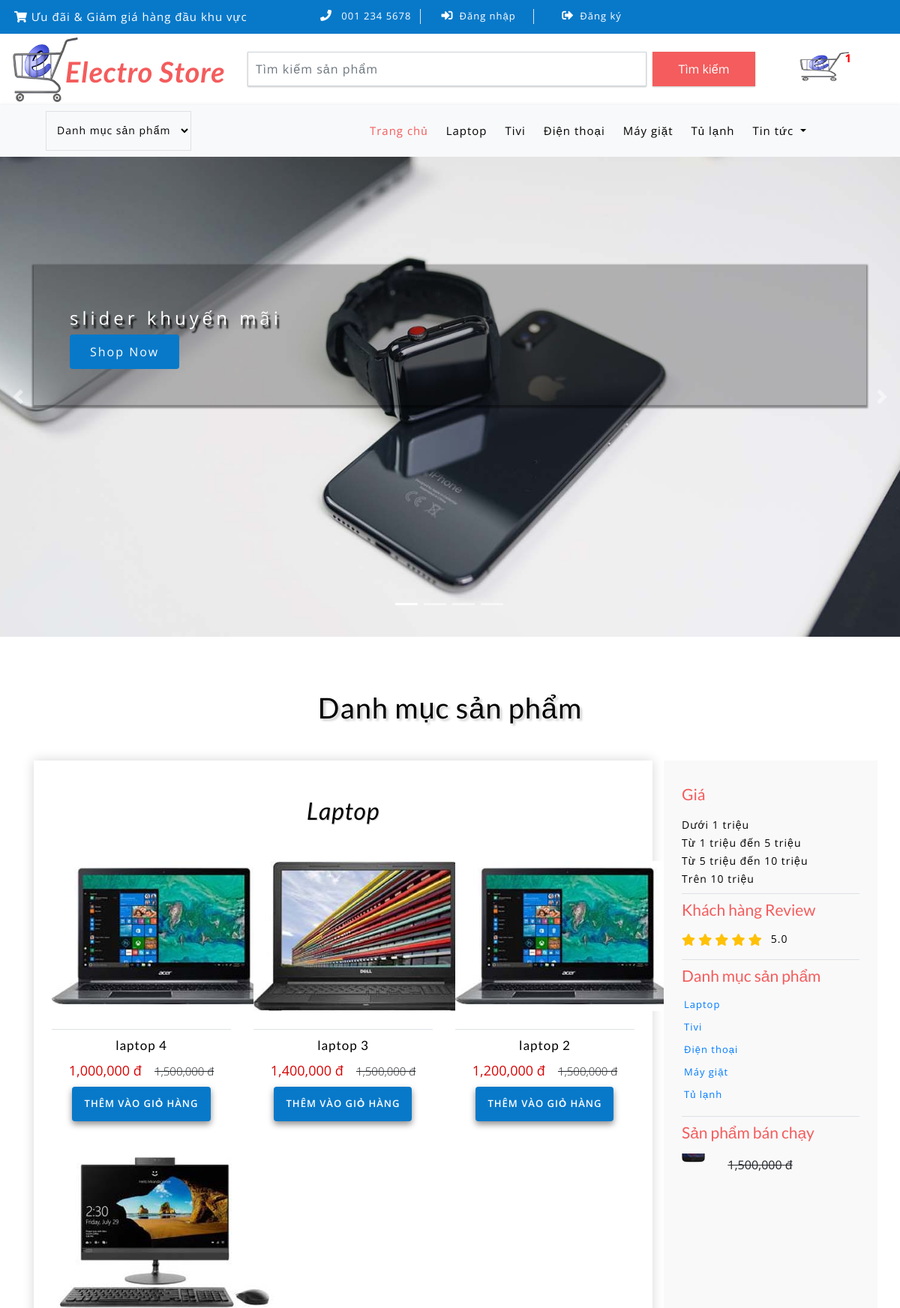
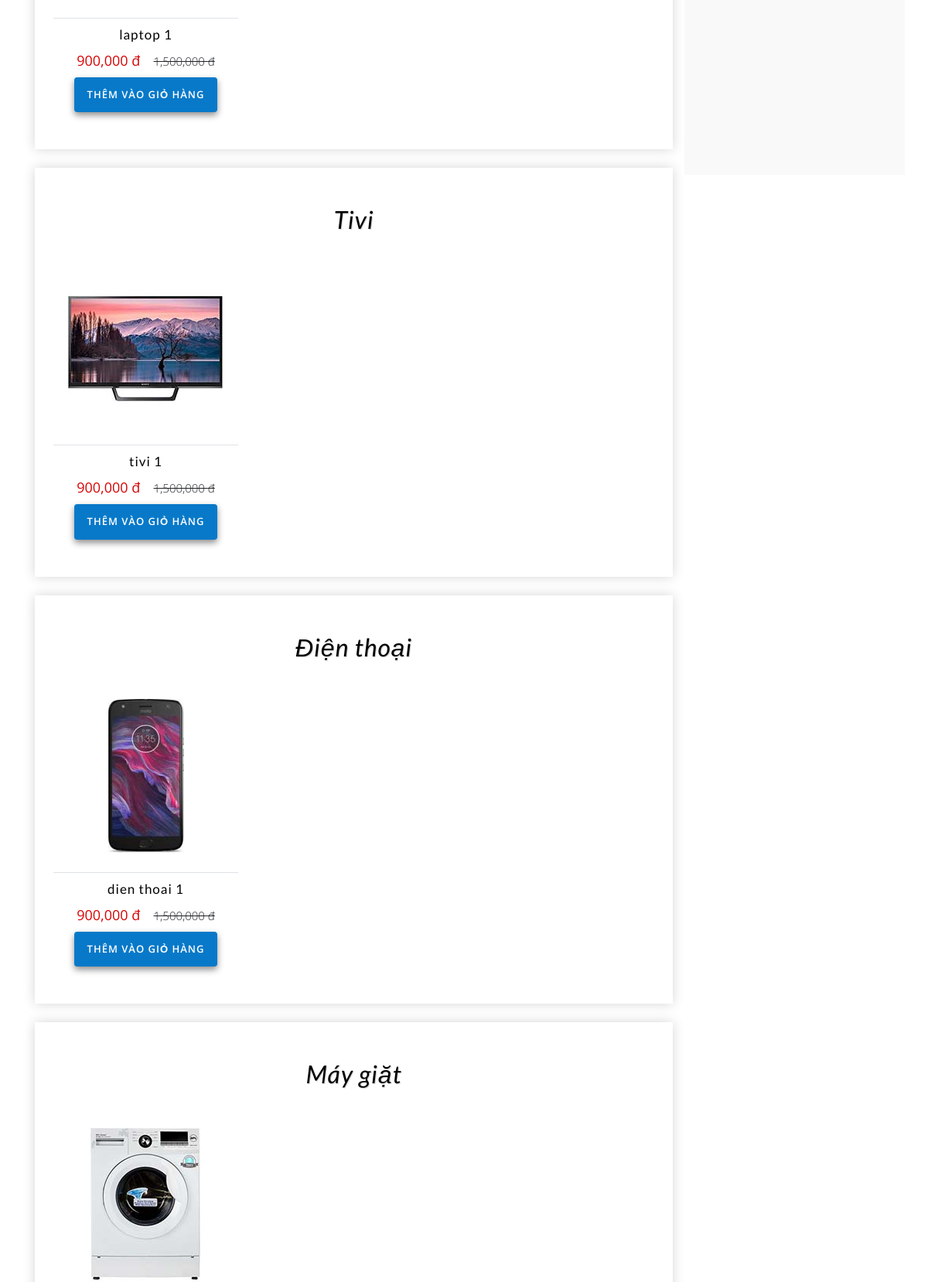
The page / (upper part) on the database its author committed (2 pictures, top to bottom).
### tables this page shows
CREATE TABLE `tbl_category` (
  `category_id` int(11) NOT NULL,
  `category_name` varchar(50) NOT NULL
);

CREATE TABLE `tbl_slider` (
  `slider_id` int(11) NOT NULL,
  `slider_image` varchar(100) NOT NULL,
  `slider_caption` text NOT NULL,
  `slider_active` int(11) NOT NULL DEFAULT 1
);

CREATE TABLE `tbl_product` (
  `product_id` int(11) NOT NULL,
  `category_id` int(11) NOT NULL,
  `product_detail_image_slider_id` int(11) NOT NULL,
  `product_name` varchar(255) NOT NULL,
  `product_short_description` text NOT NULL,
  `product_full_description` text NOT NULL,
  `product_price` varchar(100) NOT NULL,
  `product_sale_price` varchar(100) NOT NULL,
  `product_active` int(11) NOT NULL,
  `product_hot` int(11) NOT NULL,
  `product_quantity` int(11) NOT NULL,
  `product_image` varchar(50) NOT NULL
);

### include/home.php (the view, shortened to what this page needs)
<div class="ads-grid py-sm-5 py-4">
	<div class="container py-xl-4 py-lg-2">
		<h3 class="tittle-w3l text-center mb-lg-5 mb-sm-4 mb-3">Danh mục sản phẩm</h3>
		<div class="row">
			<div class="agileinfo-ads-display col-lg-9">
				<div class="wrapper">
					<?php
						$sql_category_home = mysqli_query($con , "SELECT * FROM tbl_category ORDER BY category_id DESC");
						while ($row_category_home = mysqli_fetch_array($sql_category_home)) {
							$id_category   = $row_category_home['category_id'];
					?>
					<div class="product-sec1 px-sm-4 px-3 py-sm-5  py-3 mb-4">
						<h3 class="heading-tittle text-center font-italic"><?php echo $row_category_home['category_name']; ?></h3>
						<div class="row">
							<?php
								$sql_product = mysqli_query($con , "SELECT * FROM tbl_product ORDER BY product_id DESC");
								while ($row_product = mysqli_fetch_array($sql_product)) {
									if ($row_product['category_id'] == $id_category) {
							?>
							<div class="col-md-4 product-men mt-5">
								<div class="men-pro-item simpleCart_shelfItem">
									<div class="men-thumb-item text-center">
										<img src="images/<?php echo $row_product['product_image']; ?>" alt="">
									</div>
									<div class="item-info-product text-center border-top mt-4">
										<h4 class="pt-1">
											<a href="?quanly=chitietsp&id=<?php echo $row_product['product_id']; ?>"><?php echo $row_product['product_name']; ?></a>
										</h4>
										<div class="info-product-price my-2">
											<span class="item_price"><?php echo number_format($row_product['product_sale_price']).' đ'; ?></span>
											<del><?php echo number_format($row_product['product_price']).' đ'; ?></del>
										</div>
										<div class="snipcart-details top_brand_home_details item_add single-item hvr-outline-out">
											<form action="?quanly=giohang" method="post">
												<fieldset>
													<input type="submit" name="themgiohang" value="Thêm vào giỏ hàng" class="button" />
												</fieldset>
											</form>
										</div>
									</div>
								</div>
							</div>
							<?php
									}
								}
							?>
						</div>
					</div>
					<?php
						}
					?>
				</div>
			</div>
			<div class="col-lg-3 mt-lg-0 mt-4 p-lg-0">
				<div class="side-bar p-sm-4 p-3">
					<div class="range border-bottom py-2">
						<h3 class="agileits-sear-head mb-3">Giá</h3>
						<div class="w3l-range">
							<ul>
								<li>
									<a href="index.php?quanly=gia&mingia=0&maxgia=1000000">Dưới 1 triệu</a>
								</li>
								<li>
									<a href="index.php?quanly=gia&mingia=1000000&maxgia=5000000">Từ 1 triệu đến 5 triệu</a>
								</li>
								<li>
									<a href="index.php?quanly=gia&mingia=5000000&maxgia=10000000">Từ 5 triệu đến 10 triệu</a>
								</li>
								<li>
									<a href="index.php?quanly=gia&mingia=10000000&maxgia=100000000">Trên 10 triệu</a>
								</li>
							</ul>
						</div>
					</div>
					<div class="customer-rev border-bottom left-side py-2">
						<h3 class="agileits-sear-head mb-3">Khách hàng Review</h3>
						<ul>
							<li>
								<a href="#">
									<i class="fas fa-star"></i>
									<i class="fas fa-star"></i>
									<i class="fas fa-star"></i>
									<i class="fas fa-star"></i>
									<i class="fas fa-star"></i>
									<span>5.0</span>
								</a>
							</li>
						</ul>
					</div>
					<div class="left-side border-bottom py-2">
						<h3 class="agileits-sear-head mb-3">Danh mục sản phẩm</h3>
						<ul>
							<?php
								$sql_category_sidebar = mysqli_query($con , "SELECT * FROM tbl_category ORDER BY category_id DESC");
								while ($row_category_sidebar = mysqli_fetch_array($sql_category_sidebar)) {
							?>
							<li>
								<span class="span">
									<a href="index.php?quanly=danhmuc&id=<?php echo $row_category_sidebar['category_id']; ?>"><?php echo $row_category_sidebar['category_name']; ?></a>
								</span>
							</li>
							<?php
								}
							?>
						</ul>
					</div>
					<div class="f-grid py-2">
						<h3 class="agileits-sear-head mb-3">Sản phẩm bán chạy</h3>
						<div class="box-scroll">
							<div class="scroll">
								<?php
									$sql_product_sidebar = mysqli_query($con , "SELECT * FROM tbl_product WHERE product_hot='1' ORDER BY product_id DESC");
									while ($row_product_sidebar = mysqli_fetch_array($sql_product_sidebar)) {
								?>
								<div class="row">
									<div class="col-lg-3 col-sm-2 col-3 left-mar">
										<img src="images/<?php echo $row_product_sidebar['product_image']; ?> " alt="" class="img-fluid">
									</div>
									<div class="col-lg-9 col-sm-10 col-9 w3_mvd">
										<a href="" class="price-mar mt-2"><?php echo number_format($row_product_sidebar['product_sale_price']).' đ'; ?></a>
										<del><?php echo number_format($row_product_sidebar['product_price']).' đ'; ?></del>
									</div>
								</div>
								<?php
									}
								?>
							</div>
						</div>
					</div>
				</div>
			</div>
		</div>
	</div>
</div>

### include/menu.php (shortened to what this page needs)
<div class="navbar-inner">
	<div class="container">
		<nav class="navbar navbar-expand-lg navbar-light bg-light">
			<div class="agileits-navi_search">
				<form action="#" method="post">
					<select id="agileinfo-nav_search" name="agileinfo_search" class="border" onchange="gosort(this.value);" required="">
						<option value="">Danh mục sản phẩm</option>
					</select>
				</form>
			</div>
			<div class="collapse navbar-collapse" id="navbarSupportedContent">
				<ul class="navbar-nav ml-auto text-center mr-xl-5">
					<li class="nav-item active mr-lg-2 mb-lg-0 mb-2">
						<a class="nav-link" href="index.php">Trang chủ
						</a>
					</li>
					<?php
						$sql_category_danhmuc   = 'SELECT * FROM tbl_category ORDER BY category_id DESC';
						$fetch_category_danhmuc = mysqli_query($con , $sql_category_danhmuc);
						while ($row_category_danhmuc = mysqli_fetch_array($fetch_category_danhmuc)) {
							echo 	'<li class="nav-item  mr-lg-2 mb-lg-0 mb-2">
										<a class="nav-link " href="?quanly=danhmuc&id='.$row_category_danhmuc['category_id'].'" role="button" aria-haspopup="true" aria-expanded="false">
											'.$row_category_danhmuc['category_name'].'
										</a>
									</li>';
						}
					?>
					<li class="nav-item dropdown mr-lg-2 mb-lg-0 mb-2">
						<a class="nav-link dropdown-toggle" href="#" role="button" data-toggle="dropdown" aria-haspopup="true" aria-expanded="false">
							Tin tức
						</a>
					</li>
				</ul>
			</div>
		</nav>
	</div>
</div>

### include/slider.php (shortened to what this page needs)
<div id="carouselExampleIndicators" class="carousel slide" data-ride="carousel">
	<ol class="carousel-indicators">
		<li data-target="#carouselExampleIndicators" data-slide-to="0" class="active"></li>
		<li data-target="#carouselExampleIndicators" data-slide-to="1"></li>
		<li data-target="#carouselExampleIndicators" data-slide-to="2"></li>
		<li data-target="#carouselExampleIndicators" data-slide-to="3"></li>
	</ol>
	<div class="carousel-inner">
		<?php
			$sql_slider = mysqli_query($con , "SELECT * FROM tbl_slider WHERE slider_active='1' ORDER BY slider_id");
			while ($row_slider = mysqli_fetch_array($sql_slider)) {
				echo 	'<div class="carousel-item item1 active">
							<div class="container">
								<div class="w3l-space-banner">
									<div class="carousel-caption p-lg-5 p-sm-4 p-3">
										<p>'.$row_slider['slider_caption'].'</p>
										<a class="button2" href="product.html">Shop Now </a>
									</div>
								</div>
							</div>
						</div>';
			}
		?>
	</div>
	<a class="carousel-control-prev" href="#carouselExampleIndicators" role="button" data-slide="prev">
		<span class="carousel-control-prev-icon" aria-hidden="true"></span>
	</a>
	<a class="carousel-control-next" href="#carouselExampleIndicators" role="button" data-slide="next">
		<span class="carousel-control-next-icon" aria-hidden="true"></span>
	</a>
</div>

### css/style.css (style rules this page uses)
html, body { margin: 0; font-size: 100%; background: #fff; font-family: 'Open Sans', sans-serif; }
body a { text-decoration: none; transition: 0.5s all; -webkit-transition: 0.5s all; -moz-transition: 0.5s all; -o-transition: 0.5s all; -ms-transition: 0.5s all; }
a { transition: 0.5s all; -webkit-transition: 0.5s all; -moz-transition: 0.5s all; -o-transition: 0.5s all; -ms-transition: 0.5s all; }
input[type="button"], input[type="submit"] { transition: 0.5s all; -webkit-transition: 0.5s all; -moz-transition: 0.5s all; -o-transition: 0.5s all; -ms-transition: 0.5s all; }
h1, h2, h3, h4, h5, h6 { margin: 0; font-family: 'Lato', sans-serif; }
p { margin: 0; letter-spacing: 1px; font-size: 15px; line-height: 1.9; color: #999; font-family: 'Open Sans', sans-serif; }
ul { margin: 0; padding: 0; }
.navbar-inner { background: #f8f9fa; box-shadow: 0px 2px 6px 1px rgba(0, 0, 0, 0.13); }
.navbar-light .navbar-nav .nav-link { letter-spacing: 1px; font-size: 15px; color: #000; }
.navbar-light .navbar-nav .show>.nav-link, .navbar-light .navbar-nav .active>.nav-link, .navbar-light .navbar-nav .nav-link.show, .navbar-light .navbar-nav .nav-link.active { color: #F45C5D; }
.carousel-item.item1 { background: url(../images/b1.jpg) no-repeat center; background-size: cover; -webkit-background-size: cover; -moz-background-size: cover; -o-background-size: cover; -ms-background-size: cover; }
.carousel-item.item4, .carousel-item.item3, .carousel-item.item2, .carousel-item.item1 { min-height: 640px; }
.w3l-space-banner { padding-top: 9em; }
.carousel-caption { background: rgba(16, 16, 16, 0.27); text-align: left; position: inherit; box-shadow: 0px 2px 2px 2px rgba(2, 2, 2, 0.43); }
.carousel-caption p { letter-spacing: 5px; font-size: 24px; color: #fff; text-shadow: 3px 5px 2px rgb(12, 12, 12); }
.carousel-indicators { bottom: 4%; }
.carousel-indicators li { cursor: pointer; }
.button2 { display: inline-block; background: #0879c9; border-radius: 4px; color: #fff; letter-spacing: 2px; padding: 11px 27px; }
h3.tittle-w3l { color: #000; font-size: 38px; letter-spacing: 1px; text-shadow: 3px 3px 3px rgba(0, 0, 0, 0.19); }
.snipcart-details { width: 77%; margin: 0 auto; }
.snipcart-details input.button { font-size: 13px; color: #fff; background: #0879c9; text-decoration: none; border: none; border-radius: 0; width: 100%; text-transform: uppercase; padding: 13px; outline: none; letter-spacing: 1px; box-shadow: 0px 4px 8px 0px rgba(0, 0, 0, 0.45); font-weight: 600; cursor: pointer; border-radius: 4px; transition: 0.5s all; -webkit-transition: 0.5s all; -moz-transition: 0.5s all; -o-transition: 0.5s all; -ms-transition: 0.5s all; }
.men-pro-item { position: relative; }
.men-thumb-item { position: relative; }
h3.agileits-sear-head { color: #F45C5D; font-size: 21px; }
.side-bar { background-color: #F9F9F9; height: fit-content; }
.w3l-range ul li { display: block; }
.w3l-range ul li a { font-size: 14px; color: #000; letter-spacing: 1px; }
.left-side ul li { display: inline-block; width: 100%; margin-bottom: 6px; }
.left-side ul li span { font-size: 13px; color: #000; letter-spacing: 1px; margin-left: 3px; vertical-align: top; }
.customer-rev ul li i { color: #FFC107; }
.customer-rev ul li { list-style: none; }
.customer-rev ul li a span { color: #000; font-weight: normal; font-size: 14px; margin-left: 8px; }
.f-grid a { color: #0879c9; font-size: 15px; }
a.price-mar { color: #ef0e0e; display: block; }
.scroll { position: absolute; }
.box-scroll { min-height: 25em; position: relative; overflow: hidden; }
.product-sec1 { box-shadow: 0px 0px 15px 0px #D6D6D6; }
h3.heading-tittle { color: #000; font-size: 32px; letter-spacing: 1px; text-shadow: 1px 1px 1px rgba(0, 0, 0, 0.19); }
.item-info-product h4 a { color: #000; font-size: 17px; letter-spacing: 1px; }
span.item_price { font-size: 18px; color: #d60404; }
.info-product-price del { font-weight: 300; margin-left: 13px; font-size: 15px; }
#agileinfo-nav_search { outline: none; border: none; color: #000; font-size: 14px; background: transparent; padding: 15px 10px; width: 100%; letter-spacing: 1px; cursor: pointer; }
@media (max-width: 1366px) { .carousel-control-prev, .carousel-control-next { width: 4%; } }

### css/flexslider.css (style rules this page uses)
.carousel li { margin-right: 5px; }

### rows shown on the page
tbl_category: category_name "Laptop"
tbl_category: category_name "Tivi"
tbl_category: category_name "Điện thoại"
tbl_category: category_name "Máy giặt"
tbl_category: category_name "Tủ lạnh"
tbl_slider: slider_caption "slider khuyến mãi"
tbl_product: product_image (picture), product_name "laptop 4", product_sale_price "1,000,000", product_price "1,500,000"
tbl_product: product_image (picture), product_name "laptop 3", product_sale_price "1,400,000", product_price "1,500,000"
tbl_product: product_image (picture), product_name "laptop 2", product_sale_price "1,200,000", product_price "1,500,000"
tbl_product: product_image (picture), product_name "laptop 1", product_sale_price "900,000", product_price "1,500,000"
tbl_product: product_image (picture), product_name "tivi 1", product_sale_price "900,000", product_price "1,500,000"
tbl_product: product_image (picture), product_name "dien thoai 1", product_sale_price "900,000", product_price "1,500,000"
tbl_product: product_image (picture)

### other values the page prints
$row_check_cart "1"
